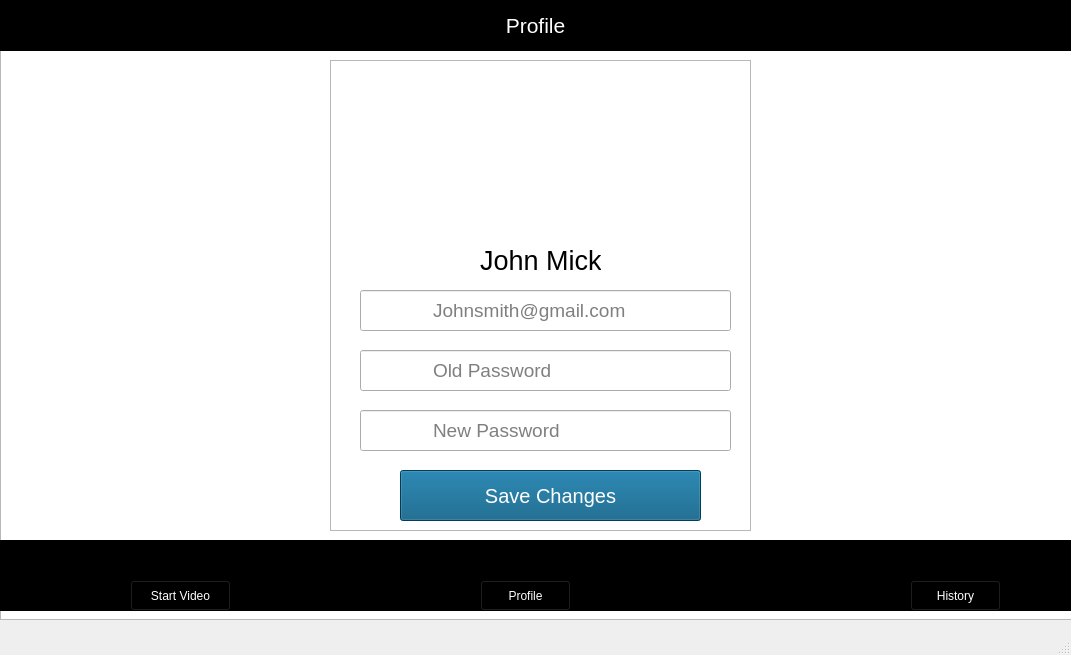
<?xml version="1.0" encoding="UTF-8"?>
<ui version="4.0">
 <class>MainWindow</class>
 <widget class="QMainWindow" name="MainWindow">
  <property name="geometry">
   <rect>
    <x>0</x>
    <y>0</y>
    <width>1071</width>
    <height>655</height>
   </rect>
  </property>
  <property name="windowTitle">
   <string>MainWindow</string>
  </property>
  <widget class="QWidget" name="centralwidget">
   <widget class="QGraphicsView" name="BG">
    <property name="geometry">
     <rect>
      <x>0</x>
      <y>-20</y>
      <width>1080</width>
      <height>640</height>
     </rect>
    </property>
   </widget>
   <widget class="QGraphicsView" name="TopMenuBar">
    <property name="geometry">
     <rect>
      <x>0</x>
      <y>0</y>
      <width>1071</width>
      <height>51</height>
     </rect>
    </property>
    <property name="styleSheet">
     <string notr="true">background-color: #000000;</string>
    </property>
   </widget>
   <widget class="QLabel" name="titleProfile">
    <property name="geometry">
     <rect>
      <x>490</x>
      <y>10</y>
      <width>91</width>
      <height>31</height>
     </rect>
    </property>
    <property name="font">
     <font>
      <pointsize>16</pointsize>
      <weight>50</weight>
      <bold>false</bold>
     </font>
    </property>
    <property name="styleSheet">
     <string notr="true">QLabel* pLabel = new QLabel;
pLabel-&gt;setStyleSheet(&quot;QLabel { background-color : red; color : blue; }&quot;);</string>
    </property>
    <property name="text">
     <string>&lt;html&gt;&lt;head/&gt;&lt;body&gt;&lt;p&gt;&lt;span style=&quot; color:#ffffff;&quot;&gt;Profile&lt;/span&gt;&lt;/p&gt;&lt;/body&gt;&lt;/html&gt;</string>
    </property>
    <property name="alignment">
     <set>Qt::AlignCenter</set>
    </property>
   </widget>
   <widget class="QGraphicsView" name="ButtomMenuBar">
    <property name="geometry">
     <rect>
      <x>0</x>
      <y>540</y>
      <width>1071</width>
      <height>71</height>
     </rect>
    </property>
    <property name="styleSheet">
     <string notr="true">background-color: #000000;</string>
    </property>
   </widget>
   <widget class="QGraphicsView" name="DialogBox">
    <property name="geometry">
     <rect>
      <x>330</x>
      <y>60</y>
      <width>421</width>
      <height>471</height>
     </rect>
    </property>
   </widget>
   <widget class="QLabel" name="JohnMick">
    <property name="geometry">
     <rect>
      <x>480</x>
      <y>240</y>
      <width>121</width>
      <height>41</height>
     </rect>
    </property>
    <property name="font">
     <font>
      <pointsize>20</pointsize>
      <weight>50</weight>
      <bold>false</bold>
     </font>
    </property>
    <property name="styleSheet">
     <string notr="true">QLabel* pLabel = new QLabel;
pLabel-&gt;setStyleSheet(&quot;QLabel { background-color : red; color : blue; }&quot;);</string>
    </property>
    <property name="text">
     <string>&lt;html&gt;&lt;head/&gt;&lt;body&gt;&lt;p&gt;&lt;span style=&quot; color:#000000;&quot;&gt;John Mick&lt;/span&gt;&lt;/p&gt;&lt;/body&gt;&lt;/html&gt;</string>
    </property>
    <property name="alignment">
     <set>Qt::AlignCenter</set>
    </property>
   </widget>
   <widget class="QLineEdit" name="txtEmail">
    <property name="geometry">
     <rect>
      <x>360</x>
      <y>290</y>
      <width>371</width>
      <height>41</height>
     </rect>
    </property>
    <property name="font">
     <font>
      <pointsize>14</pointsize>
      <weight>50</weight>
      <italic>false</italic>
      <bold>false</bold>
      <strikeout>false</strikeout>
      <stylestrategy>PreferAntialias</stylestrategy>
     </font>
    </property>
    <property name="styleSheet">
     <string notr="true">padding-left: 70px;</string>
    </property>
    <property name="placeholderText">
     <string>Johnsmith@gmail.com</string>
    </property>
   </widget>
   <widget class="QLineEdit" name="txtOldPassword">
    <property name="geometry">
     <rect>
      <x>360</x>
      <y>350</y>
      <width>371</width>
      <height>41</height>
     </rect>
    </property>
    <property name="font">
     <font>
      <pointsize>14</pointsize>
     </font>
    </property>
    <property name="styleSheet">
     <string notr="true">padding-left: 70px;</string>
    </property>
    <property name="placeholderText">
     <string>Old Password</string>
    </property>
   </widget>
   <widget class="QLineEdit" name="txtNewPassword">
    <property name="geometry">
     <rect>
      <x>360</x>
      <y>410</y>
      <width>371</width>
      <height>41</height>
     </rect>
    </property>
    <property name="font">
     <font>
      <pointsize>14</pointsize>
     </font>
    </property>
    <property name="styleSheet">
     <string notr="true">padding-left: 70px;</string>
    </property>
    <property name="placeholderText">
     <string>New Password</string>
    </property>
   </widget>
   <widget class="QLabel" name="ProfileIcon">
    <property name="geometry">
     <rect>
      <x>460</x>
      <y>80</y>
      <width>151</width>
      <height>151</height>
     </rect>
    </property>
    <property name="text">
     <string/>
    </property>
    <property name="pixmap">
     <pixmap>Group 19.png</pixmap>
    </property>
    <property name="scaledContents">
     <bool>true</bool>
    </property>
   </widget>
   <widget class="QLabel" name="EmailIcon_2">
    <property name="geometry">
     <rect>
      <x>380</x>
      <y>300</y>
      <width>21</width>
      <height>21</height>
     </rect>
    </property>
    <property name="text">
     <string/>
    </property>
    <property name="pixmap">
     <pixmap>icons8_secured_letter_50px_2.png</pixmap>
    </property>
    <property name="scaledContents">
     <bool>true</bool>
    </property>
   </widget>
   <widget class="QPushButton" name="pushButton">
    <property name="geometry">
     <rect>
      <x>130</x>
      <y>580</y>
      <width>101</width>
      <height>31</height>
     </rect>
    </property>
    <property name="styleSheet">
     <string notr="true">background:transparent;
color: #ffffff;</string>
    </property>
    <property name="text">
     <string>Start Video</string>
    </property>
   </widget>
   <widget class="QPushButton" name="ProfileButton">
    <property name="geometry">
     <rect>
      <x>480</x>
      <y>580</y>
      <width>91</width>
      <height>31</height>
     </rect>
    </property>
    <property name="styleSheet">
     <string notr="true">background:transparent;
color: #ffffff;</string>
    </property>
    <property name="text">
     <string>Profile</string>
    </property>
   </widget>
   <widget class="QPushButton" name="HistoryButton">
    <property name="geometry">
     <rect>
      <x>910</x>
      <y>580</y>
      <width>91</width>
      <height>31</height>
     </rect>
    </property>
    <property name="styleSheet">
     <string notr="true">background:transparent;
color: #ffffff;</string>
    </property>
    <property name="text">
     <string>History</string>
    </property>
   </widget>
   <widget class="QLabel" name="PasswordIcon1">
    <property name="geometry">
     <rect>
      <x>380</x>
      <y>360</y>
      <width>21</width>
      <height>21</height>
     </rect>
    </property>
    <property name="text">
     <string/>
    </property>
    <property name="pixmap">
     <pixmap>icons8_password_50px.png</pixmap>
    </property>
    <property name="scaledContents">
     <bool>true</bool>
    </property>
   </widget>
   <widget class="QLabel" name="PasswordIcon2">
    <property name="geometry">
     <rect>
      <x>380</x>
      <y>420</y>
      <width>21</width>
      <height>21</height>
     </rect>
    </property>
    <property name="text">
     <string/>
    </property>
    <property name="pixmap">
     <pixmap>icons8_password_50px.png</pixmap>
    </property>
    <property name="scaledContents">
     <bool>true</bool>
    </property>
   </widget>
   <widget class="QLabel" name="CameraIconButton">
    <property name="geometry">
     <rect>
      <x>160</x>
      <y>550</y>
      <width>41</width>
      <height>41</height>
     </rect>
    </property>
    <property name="text">
     <string/>
    </property>
    <property name="pixmap">
     <pixmap>Camera.png</pixmap>
    </property>
    <property name="scaledContents">
     <bool>true</bool>
    </property>
   </widget>
   <widget class="QLabel" name="ProfileIconButton">
    <property name="geometry">
     <rect>
      <x>510</x>
      <y>550</y>
      <width>31</width>
      <height>31</height>
     </rect>
    </property>
    <property name="text">
     <string/>
    </property>
    <property name="pixmap">
     <pixmap>Profile.png</pixmap>
    </property>
    <property name="scaledContents">
     <bool>true</bool>
    </property>
   </widget>
   <widget class="QLabel" name="HistoryIconButton">
    <property name="geometry">
     <rect>
      <x>930</x>
      <y>550</y>
      <width>41</width>
      <height>31</height>
     </rect>
    </property>
    <property name="text">
     <string/>
    </property>
    <property name="pixmap">
     <pixmap>History.png</pixmap>
    </property>
    <property name="scaledContents">
     <bool>true</bool>
    </property>
   </widget>
   <widget class="QPushButton" name="SaveChangesButton">
    <property name="geometry">
     <rect>
      <x>400</x>
      <y>470</y>
      <width>301</width>
      <height>51</height>
     </rect>
    </property>
    <property name="font">
     <font>
      <pointsize>15</pointsize>
     </font>
    </property>
    <property name="styleSheet">
     <string notr="true">background-color:rgb(0, 85, 127);
color: #ffffff;</string>
    </property>
    <property name="text">
     <string>Save Changes</string>
    </property>
   </widget>
  </widget>
  <widget class="QMenuBar" name="menubar">
   <property name="geometry">
    <rect>
     <x>0</x>
     <y>0</y>
     <width>1071</width>
     <height>21</height>
    </rect>
   </property>
  </widget>
  <widget class="QStatusBar" name="statusbar"/>
 </widget>
 <resources/>
 <connections/>
</ui>
